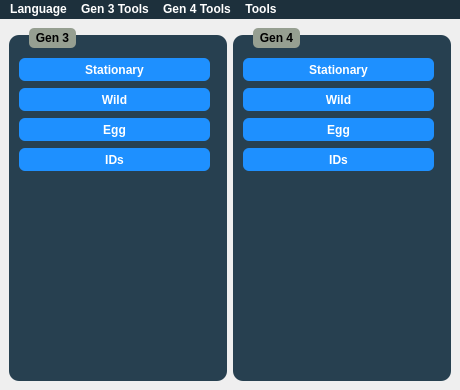
<?xml version="1.0" encoding="UTF-8"?>
<ui version="4.0">
 <class>MainWindow</class>
 <widget class="QMainWindow" name="MainWindow">
  <property name="geometry">
   <rect>
    <x>0</x>
    <y>0</y>
    <width>460</width>
    <height>390</height>
   </rect>
  </property>
  <property name="sizePolicy">
   <sizepolicy hsizetype="Fixed" vsizetype="Fixed">
    <horstretch>0</horstretch>
    <verstretch>0</verstretch>
   </sizepolicy>
  </property>
  <property name="minimumSize">
   <size>
    <width>460</width>
    <height>390</height>
   </size>
  </property>
  <property name="maximumSize">
   <size>
    <width>460</width>
    <height>390</height>
   </size>
  </property>
  <property name="windowTitle">
   <string notr="true">PokéFinder 2.2.1</string>
  </property>
  <property name="windowIcon">
   <iconset>
    <normaloff>../pokefinder.ico</normaloff>../pokefinder.ico</iconset>
  </property>
  <property name="styleSheet">
   <string notr="true">QGroupBox {
	background-color: #274050;
	border-radius: 10px;
	margin-top: 7px;
	font-family: &quot;Myriad Pro&quot;, Montserrat;
	font-weight: 500;
}

.QGroupBox * {
	font-family: &quot;Myriad Pro&quot;, Montserrat;
	font-weight: 500;
}

QGroupBox::title {
	subcontrol-origin: margin;
	left: 20px;
	padding: 3px 5px 3px 5px;
	background-color: #969F91;
	border-radius: 5px;
}

QPushButton {
	border: none;
	border-radius: 6px;
	color: white;
	background-color: DodgerBlue;
}

QMenuBar {
	color: white;
	background-color: #1D303C;
	font-family: &quot;Myriad Pro&quot;, Montserrat;
	font-weight: 500;
}

QMenuBar::item::selected {
	background: #003941;
}

QMenu {
	color: white;
	background-color: #1D303C;
	font-family: &quot;Myriad Pro&quot;, Montserrat;
	font-weight: 500;
}

QMenu::item::selected {
	background: #003941;
}</string>
  </property>
  <widget class="QWidget" name="centralwidget">
   <layout class="QGridLayout" name="gridLayout">
    <item row="0" column="0">
     <widget class="QGroupBox" name="groupBoxGen3">
      <property name="title">
       <string>Gen 3</string>
      </property>
      <widget class="QPushButton" name="pushButtonStationary3">
       <property name="geometry">
        <rect>
         <x>10</x>
         <y>30</y>
         <width>191</width>
         <height>23</height>
        </rect>
       </property>
       <property name="minimumSize">
        <size>
         <width>0</width>
         <height>23</height>
        </size>
       </property>
       <property name="text">
        <string>Stationary</string>
       </property>
      </widget>
      <widget class="QPushButton" name="pushButtonWild3">
       <property name="geometry">
        <rect>
         <x>10</x>
         <y>60</y>
         <width>191</width>
         <height>23</height>
        </rect>
       </property>
       <property name="minimumSize">
        <size>
         <width>0</width>
         <height>23</height>
        </size>
       </property>
       <property name="text">
        <string>Wild</string>
       </property>
      </widget>
      <widget class="QPushButton" name="pushButtonEgg3">
       <property name="geometry">
        <rect>
         <x>10</x>
         <y>90</y>
         <width>191</width>
         <height>23</height>
        </rect>
       </property>
       <property name="minimumSize">
        <size>
         <width>0</width>
         <height>23</height>
        </size>
       </property>
       <property name="text">
        <string>Egg</string>
       </property>
      </widget>
      <widget class="QPushButton" name="pushButtonIDs3">
       <property name="geometry">
        <rect>
         <x>10</x>
         <y>120</y>
         <width>191</width>
         <height>23</height>
        </rect>
       </property>
       <property name="minimumSize">
        <size>
         <width>0</width>
         <height>23</height>
        </size>
       </property>
       <property name="text">
        <string>IDs</string>
       </property>
      </widget>
     </widget>
    </item>
    <item row="0" column="1">
     <widget class="QGroupBox" name="groupBoxGen4">
      <property name="title">
       <string>Gen 4</string>
      </property>
      <widget class="QPushButton" name="pushButtonStationary4">
       <property name="geometry">
        <rect>
         <x>10</x>
         <y>30</y>
         <width>191</width>
         <height>23</height>
        </rect>
       </property>
       <property name="text">
        <string>Stationary</string>
       </property>
      </widget>
      <widget class="QPushButton" name="pushButtonWild4">
       <property name="geometry">
        <rect>
         <x>10</x>
         <y>60</y>
         <width>191</width>
         <height>23</height>
        </rect>
       </property>
       <property name="minimumSize">
        <size>
         <width>0</width>
         <height>23</height>
        </size>
       </property>
       <property name="text">
        <string>Wild</string>
       </property>
      </widget>
      <widget class="QPushButton" name="pushButtonEgg4">
       <property name="geometry">
        <rect>
         <x>10</x>
         <y>90</y>
         <width>191</width>
         <height>23</height>
        </rect>
       </property>
       <property name="minimumSize">
        <size>
         <width>0</width>
         <height>23</height>
        </size>
       </property>
       <property name="text">
        <string>Egg</string>
       </property>
      </widget>
      <widget class="QPushButton" name="pushButtonIDs4">
       <property name="geometry">
        <rect>
         <x>10</x>
         <y>120</y>
         <width>191</width>
         <height>23</height>
        </rect>
       </property>
       <property name="minimumSize">
        <size>
         <width>0</width>
         <height>23</height>
        </size>
       </property>
       <property name="text">
        <string>IDs</string>
       </property>
      </widget>
     </widget>
    </item>
   </layout>
  </widget>
  <widget class="QMenuBar" name="menubar">
   <property name="geometry">
    <rect>
     <x>0</x>
     <y>0</y>
     <width>460</width>
     <height>20</height>
    </rect>
   </property>
   <widget class="QMenu" name="menuLanguage">
    <property name="title">
     <string>Language</string>
    </property>
    <addaction name="actionGerman"/>
    <addaction name="actionEnglish"/>
    <addaction name="actionSpanish"/>
    <addaction name="actionFrench"/>
    <addaction name="actionItalian"/>
    <addaction name="actionJapanese"/>
    <addaction name="actionKorean"/>
    <addaction name="actionChinese"/>
   </widget>
   <widget class="QMenu" name="menuTools">
    <property name="title">
     <string>Tools</string>
    </property>
    <addaction name="actionResearcher"/>
    <addaction name="actionTimer"/>
   </widget>
   <widget class="QMenu" name="menuGen3Tools">
    <property name="title">
     <string>Gen 3 Tools</string>
    </property>
    <addaction name="actionSeedtoTime3"/>
    <addaction name="actionJirachiPattern"/>
    <addaction name="actionPokeSpot"/>
    <addaction name="actionIVtoPID3"/>
    <addaction name="actionGameCubeRTC"/>
    <addaction name="actionPIDtoIV"/>
   </widget>
   <widget class="QMenu" name="menuGen4Tools">
    <property name="title">
     <string>Gen 4 Tools</string>
    </property>
    <addaction name="actionSeedtoTime4"/>
    <addaction name="actionIVtoPID4"/>
   </widget>
   <addaction name="menuLanguage"/>
   <addaction name="menuGen3Tools"/>
   <addaction name="menuGen4Tools"/>
   <addaction name="menuTools"/>
  </widget>
  <action name="actionResearcher">
   <property name="text">
    <string>Researcher</string>
   </property>
  </action>
  <action name="actionSeedtoTime3">
   <property name="text">
    <string>Seed to Time</string>
   </property>
  </action>
  <action name="actionJirachiPattern">
   <property name="text">
    <string>Jirachi Pattern</string>
   </property>
  </action>
  <action name="actionPokeSpot">
   <property name="text">
    <string>PokeSpot</string>
   </property>
  </action>
  <action name="actionIVtoPID3">
   <property name="text">
    <string>IV to PID</string>
   </property>
  </action>
  <action name="actionGameCubeRTC">
   <property name="text">
    <string>GameCube RTC</string>
   </property>
  </action>
  <action name="actionPIDtoIV">
   <property name="text">
    <string>PID to IV</string>
   </property>
  </action>
  <action name="actionSeedtoTime4">
   <property name="text">
    <string>Seed to Time</string>
   </property>
  </action>
  <action name="actionIVtoPID4">
   <property name="text">
    <string>IV to PID</string>
   </property>
  </action>
  <action name="actionGerman">
   <property name="checkable">
    <bool>true</bool>
   </property>
   <property name="text">
    <string>German</string>
   </property>
  </action>
  <action name="actionEnglish">
   <property name="checkable">
    <bool>true</bool>
   </property>
   <property name="text">
    <string>English</string>
   </property>
  </action>
  <action name="actionSpanish">
   <property name="checkable">
    <bool>true</bool>
   </property>
   <property name="text">
    <string>Spanish</string>
   </property>
  </action>
  <action name="actionFrench">
   <property name="checkable">
    <bool>true</bool>
   </property>
   <property name="text">
    <string>French</string>
   </property>
  </action>
  <action name="actionItalian">
   <property name="checkable">
    <bool>true</bool>
   </property>
   <property name="text">
    <string>Italian</string>
   </property>
  </action>
  <action name="actionJapanese">
   <property name="checkable">
    <bool>true</bool>
   </property>
   <property name="text">
    <string>Japanese</string>
   </property>
  </action>
  <action name="actionKorean">
   <property name="checkable">
    <bool>true</bool>
   </property>
   <property name="text">
    <string>Korean</string>
   </property>
  </action>
  <action name="actionChinese">
   <property name="checkable">
    <bool>true</bool>
   </property>
   <property name="text">
    <string>Chinese</string>
   </property>
  </action>
  <action name="actionTimer">
   <property name="text">
    <string>Timer</string>
   </property>
  </action>
 </widget>
 <resources/>
 <connections/>
</ui>
